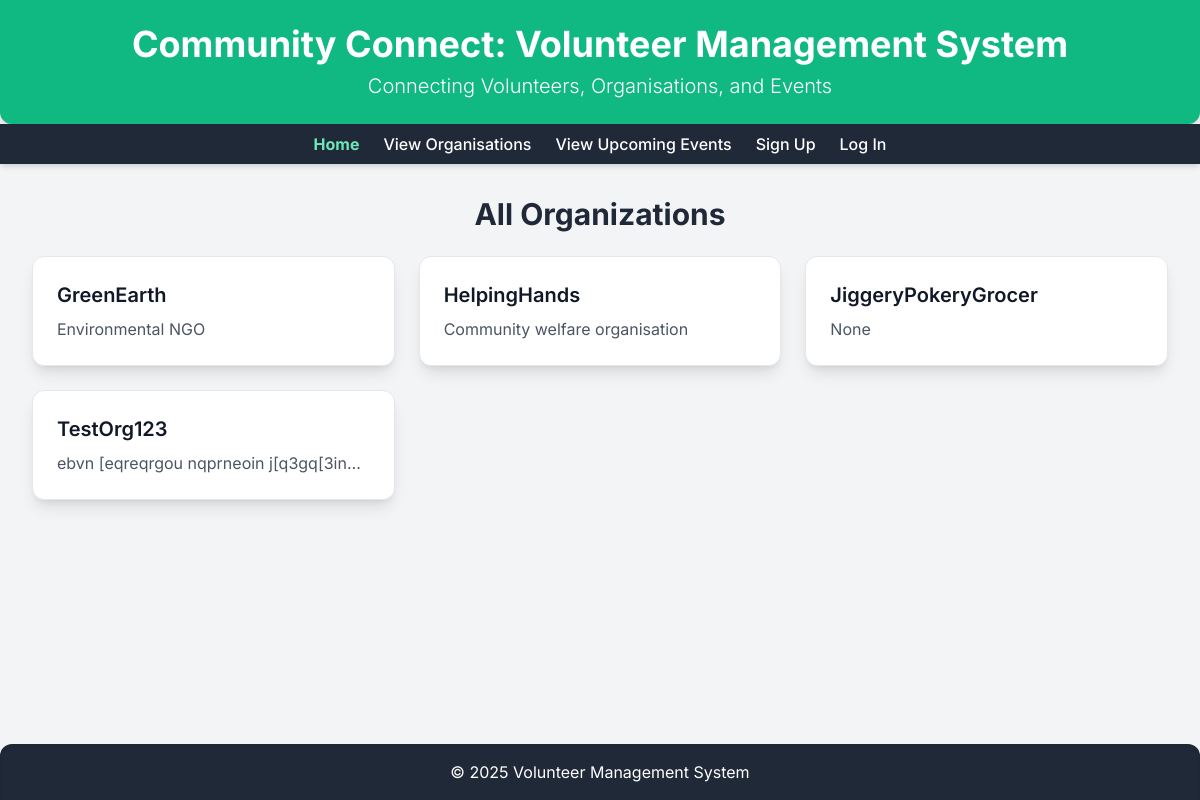
The app's page /organisations, older data.
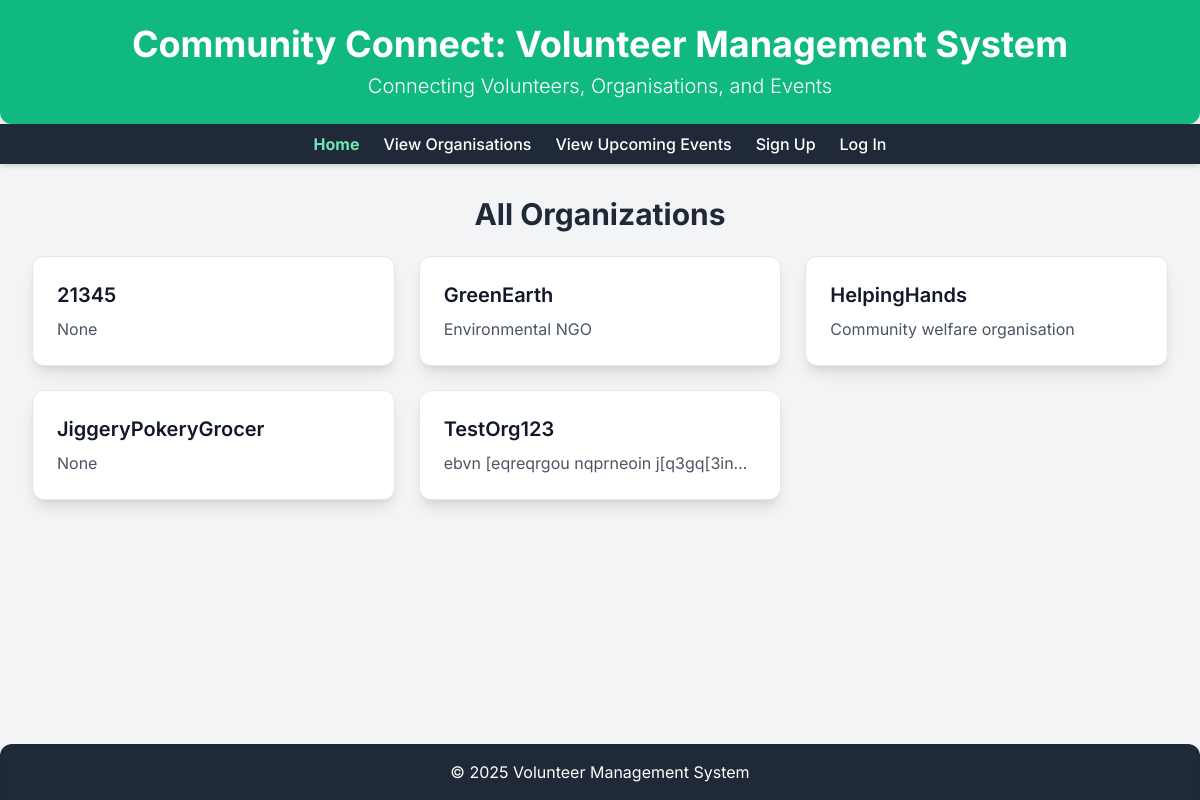
The same page, newer data.
### tables this page shows
CREATE TABLE Organisations (
    ID INTEGER PRIMARY KEY,
    Password TEXT NOT NULL CHECK(length(Password) <= 20),
    Name TEXT NOT NULL UNIQUE CHECK(length(Name) <= 20),
    WebsiteURL TEXT CHECK(WebsiteURL LIKE 'http%' AND length(WebsiteURL) <= 50),
    Address TEXT NOT NULL CHECK(length(Address) <= 30),
    Description TEXT CHECK(length(Description) <= 300),
    Email TEXT NOT NULL UNIQUE CHECK(length(Email) <= 30),
    Verified BOOLEAN NOT NULL DEFAULT False
);

### app.py (the view)
@app.route("/organisations")
def organisations():
    db = get_db()
    cur = db.execute(
        """
        SELECT * FROM Organisations
        ORDER BY Name ASC
        """
    )
    organisations = cur.fetchall()
    return render_template("organisations.html", organisations=organisations)

### app.py (called while the page is built)
def get_db():
    db = getattr(g, '_database', None)
    if db is None:
        db = g._database = sqlite3.connect(DATABASE)
        db.row_factory = sqlite3.Row  # lets you access results like dicts
    return db

@app.teardown_appcontext
def close_connection(exception):
    db = getattr(g, '_database', None)
    if db is not None:
        db.close()

### templates/organisations.html (shortened to what this page needs)
<!DOCTYPE html>
<html lang="en">
<head>
    <script src="https://cdn.tailwindcss.com"></script>
</head>
<body class="flex flex-col min-h-screen">
    <header class="bg-emerald-500 text-white p-6 text-center rounded-b-xl shadow-lg">
        <h1 class="text-4xl font-bold">Community Connect: Volunteer Management System</h1>
        <p class="mt-2 text-xl font-light">Connecting Volunteers, Organisations, and Events</p>
    </header>
    <nav class="bg-gray-800 p-2 text-center shadow-md">
        <div class="max-w-4xl mx-auto flex justify-center space-x-6">
            <a href="/" class="text-emerald-300 font-bold transition-colors">Home</a>
            <a href="/organisations" class="text-white hover:text-emerald-300 font-medium transition-colors">View Organisations</a>
            <a href="/events" class="text-white hover:text-emerald-300 font-medium transition-colors">View Upcoming Events</a>
            {% if session["user_type"] %}
                {% if session["user_type"] == "volunteer" %}
                    <a href="/view_signups" class="text-white hover:text-emerald-300 font-medium transition-colors">View Signups</a>
                    <a href="/edit_profile" class="text-white hover:text-emerald-300 font-medium transition-colors">Edit Profile</a>
                    <a href="/logout" class="text-white hover:text-emerald-300 font-medium transition-colors">Log Out</a>
                {% elif session["user_type"] == "organisation" %}
                    <a href="/view_signups" class="text-white hover:text-emerald-300 font-medium transition-colors">View Signups</a>
                    <a href="/edit_profile" class="text-white hover:text-emerald-300 font-medium transition-colors">Edit Profile</a>
                    <a href="/logout" class="text-white hover:text-emerald-300 font-medium transition-colors">Log Out</a>
                {% endif %}
            {% else %}
                <a href="/signup" class="text-white hover:text-emerald-300 font-medium transition-colors">Sign Up</a>
                <a href="/login" class="text-white hover:text-emerald-300 font-medium transition-colors">Log In</a>
            {% endif %}
        </div>
    </nav>
    <main class="p-8 flex-grow">
        <div class="max-w-6xl mx-auto">
            <section>
                <h2 class="text-3xl font-bold text-gray-800 mb-6 text-center">All Organizations</h2>
                <div id="organizations-grid" class="grid sm:grid-cols-1 md:grid-cols-2 lg:grid-cols-3 gap-6">
                    {% for org in organisations %}
                        <div class="org-card bg-white p-6 rounded-xl shadow-lg border border-gray-200 cursor-pointer transition-transform transform hover:scale-105"
                            data-org-name="{{ org['Name'] }}"
                            data-org-description="{{ org['Description'] }}"
                            data-org-contact="{{ org['Email'] }}">
                            <h3 class="text-xl font-semibold mb-2 text-gray-900">{{ org['Name'] }}</h3>
                            <p class="text-gray-600 truncate">{{ org['Description'] }}</p>
                        </div>
                    {% endfor %}
                </div>
            </section>
        </div>
    </main>
    <footer class="bg-gray-800 text-white p-4 text-center mt-auto shadow-inner rounded-t-xl">
        <p>&copy; 2025 Volunteer Management System</p>
    </footer>
</body>
</html>

Row changes from the older to the newer data that the page shows:
added Organisations: Name "21345", Description "None"
